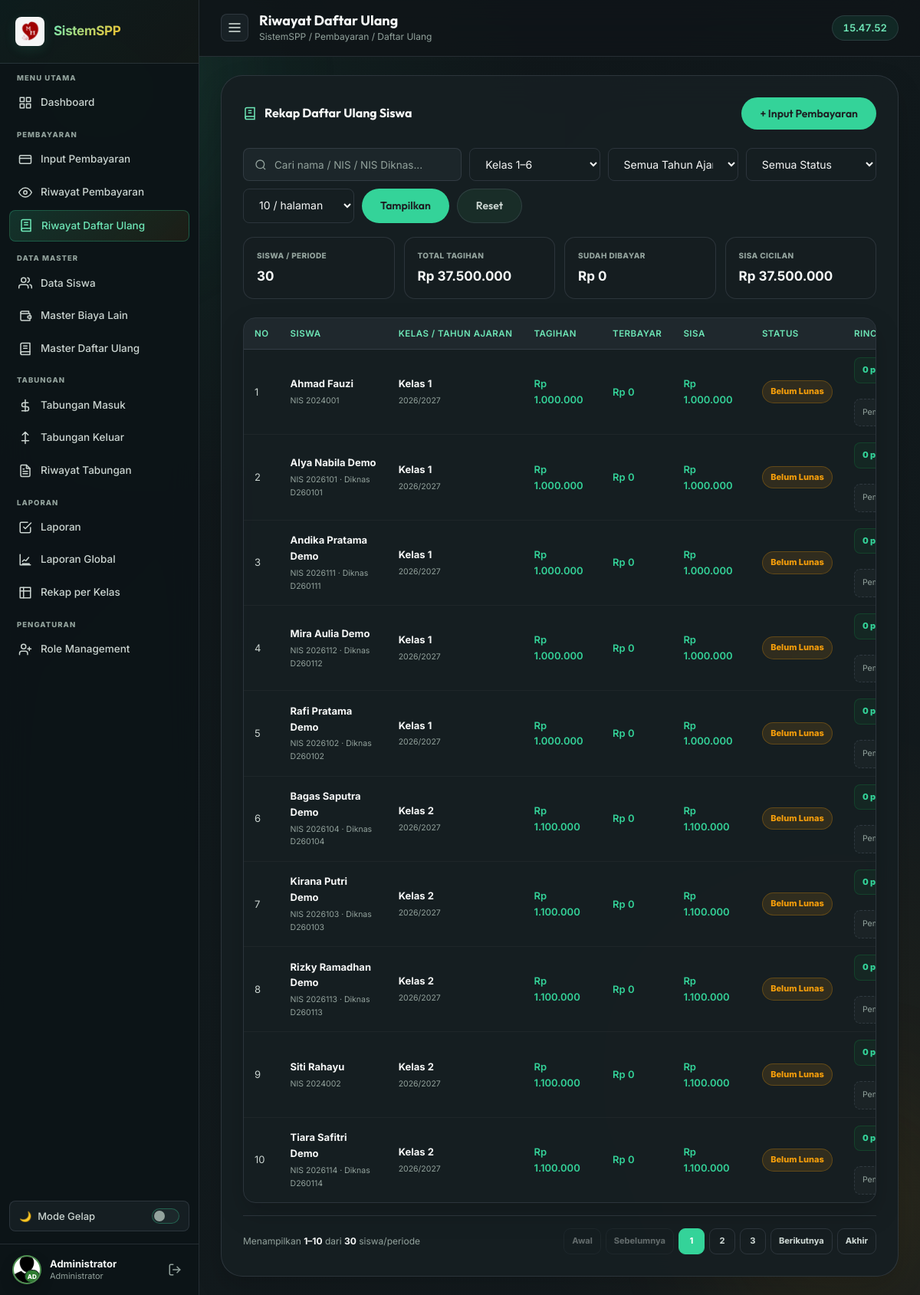
Page /pembayaran/riwayat_daftar_ulang.php (signed in) on the committed database.
### tables this page shows
CREATE TABLE `tagihan_daftar_ulang` (
  `id` BIGINT AUTO_INCREMENT PRIMARY KEY, `tahun_ajaran_id` INT NOT NULL,
  `penempatan_id` BIGINT NOT NULL, `master_daftar_ulang_id` INT DEFAULT NULL,
  `no_induk` VARCHAR(10) NOT NULL, `kelas_snapshot` CHAR(1) NOT NULL,
  `tahun_ajaran_snapshot` CHAR(9) NOT NULL, `nominal_awal` DECIMAL(18,2) NOT NULL,
  `nominal_tagihan` DECIMAL(18,2) NOT NULL, `status` ENUM('open','cancelled') NOT NULL DEFAULT 'open',
  `cancel_reason` VARCHAR(255) DEFAULT NULL, `created_at` TIMESTAMP NOT NULL DEFAULT CURRENT_TIMESTAMP,
  `updated_at` TIMESTAMP NOT NULL DEFAULT CURRENT_TIMESTAMP ON UPDATE CURRENT_TIMESTAMP,
  UNIQUE KEY `uk_tagihan_du_siswa_tahun` (`tahun_ajaran_id`,`no_induk`),
  KEY `idx_tagihan_du_status` (`tahun_ajaran_id`,`kelas_snapshot`,`status`),
  KEY `idx_tagihan_du_penempatan` (`penempatan_id`),
  KEY `idx_tagihan_du_master` (`master_daftar_ulang_id`),
  CONSTRAINT `fk_tagihan_du_tahun` FOREIGN KEY (`tahun_ajaran_id`) REFERENCES `tahun_ajaran`(`id`) ON DELETE RESTRICT ON UPDATE CASCADE,
  CONSTRAINT `fk_tagihan_du_penempatan` FOREIGN KEY (`penempatan_id`) REFERENCES `siswa_tahun_ajaran`(`id`) ON DELETE RESTRICT ON UPDATE CASCADE,
  CONSTRAINT `fk_tagihan_du_master` FOREIGN KEY (`master_daftar_ulang_id`) REFERENCES `Daftar_ulang`(`id`) ON DELETE SET NULL ON UPDATE CASCADE,
  CONSTRAINT `fk_tagihan_du_siswa` FOREIGN KEY (`no_induk`) REFERENCES `siswa`(`NO_INDUK`) ON DELETE RESTRICT ON UPDATE CASCADE,
  CONSTRAINT `chk_tagihan_du_nominal` CHECK (`nominal_awal` >= 0 AND `nominal_tagihan` >= 0),
  CONSTRAINT `chk_tagihan_du_kelas` CHECK (`kelas_snapshot` IN ('1','2','3','4','5','6'))
);

CREATE TABLE `tahun_ajaran` (
  `id` INT AUTO_INCREMENT PRIMARY KEY, `label` CHAR(9) NOT NULL,
  `tanggal_mulai` DATE NOT NULL, `tanggal_selesai` DATE NOT NULL,
  `status` ENUM('draft','published','closed') NOT NULL DEFAULT 'draft',
  `published_at` DATETIME DEFAULT NULL, `closed_at` DATETIME DEFAULT NULL,
  `created_at` TIMESTAMP NOT NULL DEFAULT CURRENT_TIMESTAMP,
  `updated_at` TIMESTAMP NOT NULL DEFAULT CURRENT_TIMESTAMP ON UPDATE CURRENT_TIMESTAMP,
  UNIQUE KEY `uk_tahun_ajaran_label` (`label`),
  CONSTRAINT `chk_tahun_ajaran_dates` CHECK (`tanggal_selesai` > `tanggal_mulai`)
);

### pembayaran/riwayat_daftar_ulang.php (the view, shortened to what this page needs)
<?php
require_once '../koneksi.php';
function du_e($value): string {
    return htmlspecialchars((string)$value, ENT_QUOTES, 'UTF-8');
}
function du_money($value): string {
    return 'Rp ' . number_format((float)$value, 0, ',', '.');
}
function du_history_page_url(array $query, int $page): string {
    $query['page'] = max(1, $page);
    return 'riwayat_daftar_ulang.php?' . http_build_query($query);
}
$search = trim((string)($_GET['q'] ?? ''));
$filterClass = trim((string)($_GET['kelas'] ?? ''));
$filterYear = trim((string)($_GET['tahun_ajaran'] ?? ''));
$filterStatus = trim((string)($_GET['status'] ?? ''));
$allowedPageSizes = [10, 25, 50, 100];
$requestedPage = (int)($_GET['page'] ?? 1);
$requestedPageSize = (int)($_GET['per_page'] ?? 10);
$perPage = in_array($requestedPageSize, $allowedPageSizes, true) ? $requestedPageSize : 10;
$page = max(1, $requestedPage);
$where = ["tdu.status = 'open'"];
$params = [];
$types = '';
$aggregateSql = "
    SELECT tdu.id AS tagihan_id, tdu.no_induk, tdu.kelas_snapshot AS kelas,
           ta.label AS th_ajaran, s.NAMA AS nama, s.NO_induk_diknas, s.KELAS AS kelas_siswa,
           tdu.nominal_tagihan AS master_total,
           COALESCE(SUM(bd.jumlah), 0) AS paid,
           GREATEST(0, tdu.nominal_tagihan - COALESCE(SUM(bd.jumlah), 0)) AS remaining,
           CASE WHEN tdu.nominal_tagihan - COALESCE(SUM(bd.jumlah), 0) <= 0.001
                THEN 'lunas' ELSE 'cicilan' END AS payment_status
    FROM tagihan_daftar_ulang tdu
    JOIN tahun_ajaran ta ON ta.id = tdu.tahun_ajaran_id
    JOIN siswa s ON s.NO_INDUK = tdu.no_induk
    LEFT JOIN bayar_du bd ON bd.tagihan_daftar_ulang_id = tdu.id
    WHERE " . implode(' AND ', $where) . "
    GROUP BY tdu.id, tdu.no_induk, tdu.kelas_snapshot, ta.label, s.NAMA, s.NO_induk_diknas,
             s.KELAS, tdu.nominal_tagihan
";
$havingSql = '';
$summarySql = "SELECT COUNT(*) AS students,
        COALESCE(SUM(master_total), 0) AS bill,
        COALESCE(SUM(paid), 0) AS paid,
        COALESCE(SUM(remaining), 0) AS remaining
    FROM (" . $aggregateSql . $havingSql . ") filtered_bills";
$stmt = $koneksi->prepare($summarySql);
$stmt->execute();
$summary = $stmt->get_result()->fetch_assoc() ?: ['students'=>0, 'bill'=>0, 'paid'=>0, 'remaining'=>0];
$summary['students'] = (int)$summary['students'];
$summary['bill'] = (float)$summary['bill'];
$summary['paid'] = (float)$summary['paid'];
$summary['remaining'] = (float)$summary['remaining'];
$totalPages = max(1, (int)ceil($summary['students'] / $perPage));
$page = min($page, $totalPages);
$offset = ($page - 1) * $perPage;
$pageSql = $aggregateSql . $havingSql . "
    ORDER BY ta.label DESC, CAST(tdu.kelas_snapshot AS UNSIGNED), s.NAMA, tdu.id
    LIMIT ? OFFSET ?";
$pageParams = $params;
$pageParams[] = $perPage;
$pageParams[] = $offset;
$stmt = $koneksi->prepare($pageSql);
$pageTypes = $types . 'ii';
$stmt->bind_param($pageTypes, ...$pageParams);
$stmt->execute();
$pageRows = $stmt->get_result()->fetch_all(MYSQLI_ASSOC);
$visibleGroups = [];
foreach ($pageRows as $row) {
    $group = [
        'tagihan_id' => (int)$row['tagihan_id'],
        'no_induk' => $row['no_induk'], 'no_induk_diknas' => $row['NO_induk_diknas'], 'nama' => $row['nama'],
        'kelas' => $row['kelas'], 'kelas_siswa' => $row['kelas_siswa'],
        'th_ajaran' => $row['th_ajaran'], 'total' => (float)$row['master_total'],
        'paid' => (float)$row['paid'], 'remaining' => (float)$row['remaining'],
        'status' => $row['payment_status'], 'transactions' => [],
    ];
    $visibleGroups[] = $group;
}
$firstShown = $summary['students'] > 0 ? $offset + 1 : 0;
$lastShown = $summary['students'] > 0 ? min($offset + count($visibleGroups), $summary['students']) : 0;
$pageWindowStart = max(1, $page - 2);
$pageWindowEnd = min($totalPages, $pageWindowStart + 4);
$pageWindowStart = max(1, $pageWindowEnd - 4);
$paginationQuery = array_filter([
    'q'=>$search, 'kelas'=>$filterClass, 'tahun_ajaran'=>$filterYear,
    'status'=>$filterStatus, 'per_page'=>$perPage,
], static fn($value) => $value !== '');
?>
<!DOCTYPE html>
<html lang="id">
<head>
  <link rel="stylesheet" href="../assets/css/style.css?v=5.7" />
</head>
<body>
  <div class="bg-orbs"><div class="orb orb-1"></div><div class="orb orb-2"></div><div class="orb orb-3"></div></div>
  <div class="layout">
    <?php include '../includes/sidebar.php'; ?>
    <main class="main-content">
      <div class="topbar">
        <button class="sidebar-toggle" onclick="toggleSidebar()" id="btn-sidebar-toggle" aria-label="Buka navigasi"><svg width="20" height="20" viewBox="0 0 24 24" fill="none" stroke="currentColor" stroke-width="2"><line x1="3" y1="12" x2="21" y2="12"/><line x1="3" y1="6" x2="21" y2="6"/><line x1="3" y1="18" x2="21" y2="18"/></svg></button>
        <div class="topbar-title"><h2>Riwayat Daftar Ulang</h2><span class="breadcrumb">SistemSPP / Pembayaran / Daftar Ulang</span></div>
        <div class="clock-badge" id="liveClock">--:--:--</div>
      </div>
      <div class="main-card du-history-card">
        <div class="card-title-row">
          <div class="card-title"><svg width="18" height="18" viewBox="0 0 24 24" fill="none" stroke="currentColor" stroke-width="2"><path d="M4 19.5A2.5 2.5 0 0 1 6.5 17H20"/><path d="M4 4.5A2.5 2.5 0 0 1 6.5 2H20v20H6.5A2.5 2.5 0 0 1 4 19.5z"/><path d="M9 7h6M9 11h6"/></svg>Rekap Daftar Ulang Siswa</div>
          <a href="form.php" class="btn btn-primary">+ Input Pembayaran</a>
        </div>
        <form method="GET" class="filter-bar du-history-filter">
          <div class="search-box"><svg width="16" height="16" viewBox="0 0 24 24" fill="none" stroke="currentColor" stroke-width="2"><circle cx="11" cy="11" r="8"/><line x1="21" y1="21" x2="16.65" y2="16.65"/></svg><input type="text" name="q" value="<?= du_e($search) ?>" placeholder="Cari nama / NIS / NIS Diknas..." /></div>
          <select class="field-input field-select filter-sel" name="kelas"><option value="">Kelas 1–6</option></select>
          <select class="field-input field-select filter-sel" name="tahun_ajaran"><option value="">Semua Tahun Ajaran</option></select>
          <select class="field-input field-select filter-sel" name="status"><option value="">Semua Status</option></select>
          <select class="field-input field-select filter-sel du-page-size" name="per_page" aria-label="Jumlah data per halaman"><?php foreach ($allowedPageSizes as $pageSize): ?><option value="<?= $pageSize ?>" <?= $perPage === $pageSize ? 'selected' : '' ?>><?= $pageSize ?> / halaman</option><?php endforeach; ?></select>
          <button class="btn btn-primary" type="submit">Tampilkan</button><a class="btn btn-ghost" href="riwayat_daftar_ulang.php">Reset</a>
        </form>
        <div class="history-summary-grid du-history-summary">
          <div><span>Siswa / Periode</span><strong><?= number_format($summary['students']) ?></strong></div>
          <div><span>Total Tagihan</span><strong><?= du_money($summary['bill']) ?></strong></div>
          <div><span>Sudah Dibayar</span><strong><?= du_money($summary['paid']) ?></strong></div>
          <div><span>Sisa Cicilan</span><strong><?= du_money($summary['remaining']) ?></strong></div>
        </div>
        <div class="table-container">
          <table class="payment-table responsive-table du-history-table">
            <thead><tr><th>No</th><th>Siswa</th><th>Kelas / Tahun Ajaran</th><th>Tagihan</th><th>Terbayar</th><th>Sisa</th><th>Status</th><th>Rincian Pembayaran</th></tr></thead>
            <tbody>
            <?php if (!$visibleGroups): ?><tr><td colspan="8" class="text-center recap-empty">Belum ada tagihan Daftar Ulang yang diterbitkan untuk filter ini.</td></tr>
            <?php else: foreach ($visibleGroups as $index => $group): ?>
              <tr>
                <td data-label="No"><?= $offset + $index + 1 ?></td>
                <td data-label="Siswa"><strong><?= du_e($group['nama']) ?></strong><small class="du-history-nis">NIS <?= du_e($group['no_induk']) ?><?= !empty($group['no_induk_diknas']) ? ' · Diknas ' . du_e($group['no_induk_diknas']) : '' ?></small></td>
                <td data-label="Kelas / Tahun"><strong>Kelas <?= du_e($group['kelas']) ?></strong><small class="du-history-nis"><?= du_e($group['th_ajaran']) ?></small></td>
                <td data-label="Tagihan" class="nominal"><?= du_money($group['total']) ?></td>
                <td data-label="Terbayar" class="nominal"><?= du_money($group['paid']) ?></td>
                <td data-label="Sisa" class="nominal"><?= du_money($group['remaining']) ?></td>
                <td data-label="Status"><span class="recap-status <?= $group['status'] === 'lunas' ? 'is-paid' : 'is-partial' ?>"><?= $group['status'] === 'lunas' ? 'Lunas' : 'Belum Lunas' ?></span></td>
                <td data-label="Rincian">
                  <div class="du-payment-details">
                    <div class="du-payment-summary">
                      <strong><?= count($group['transactions']) ?> pembayaran</strong>
                    </div>
                    <?php if (!$group['transactions']): ?><div class="du-payment-empty">Pembayaran daftar ulang belum tercatat.</div><?php endif; ?>
                  </div>
                </td>
              </tr>
            <?php endforeach; endif; ?>
            </tbody>
          </table>
        </div>
        <?php if ($summary['students'] > 0): ?>
        <div class="du-pagination-footer">
          <p class="du-pagination-info">Menampilkan <strong><?= number_format($firstShown) ?>–<?= number_format($lastShown) ?></strong> dari <strong><?= number_format($summary['students']) ?></strong> siswa/periode</p>
          <?php if ($totalPages > 1): ?>
          <nav class="du-pagination" aria-label="Navigasi halaman Riwayat Daftar Ulang">
            <?php if ($page > 1): ?>
              <a class="du-page-link du-page-desktop-only" href="<?= du_e(du_history_page_url($paginationQuery, 1)) ?>">Awal</a>
              <a class="du-page-link du-page-prev" href="<?= du_e(du_history_page_url($paginationQuery, $page - 1)) ?>" rel="prev">Sebelumnya</a>
            <?php else: ?>
              <span class="du-page-link du-page-desktop-only is-disabled" aria-disabled="true">Awal</span>
              <span class="du-page-link du-page-prev is-disabled" aria-disabled="true">Sebelumnya</span>
            <?php endif; ?>
            <span class="du-page-numbers">
              <?php for ($pageNumber = $pageWindowStart; $pageNumber <= $pageWindowEnd; $pageNumber++): ?>
                <?php if ($pageNumber === $page): ?><span class="du-page-link is-active" aria-current="page"><?= $pageNumber ?></span>
                <?php else: ?><a class="du-page-link" href="<?= du_e(du_history_page_url($paginationQuery, $pageNumber)) ?>"><?= $pageNumber ?></a><?php endif; ?>
              <?php endfor; ?>
            </span>
            <?php if ($page < $totalPages): ?>
              <a class="du-page-link du-page-next" href="<?= du_e(du_history_page_url($paginationQuery, $page + 1)) ?>" rel="next">Berikutnya</a>
              <a class="du-page-link du-page-desktop-only" href="<?= du_e(du_history_page_url($paginationQuery, $totalPages)) ?>">Akhir</a>
            <?php else: ?>
              <span class="du-page-link du-page-next is-disabled" aria-disabled="true">Berikutnya</span>
              <span class="du-page-link du-page-desktop-only is-disabled" aria-disabled="true">Akhir</span>
            <?php endif; ?>
          </nav>
          <?php endif; ?>
        </div>
        <?php endif; ?>
      </div>
    </main>
  </div>
</body>
</html>

### rows in the picture
tagihan_daftar_ulang: index "1", nama "Ahmad Fauzi", no_induk "2024001", kelas_snapshot "1", tahun_ajaran.label "2026/2027", total "Rp 1.000.000", paid "Rp 0", remaining "Rp 1.000.000", count($group['transactions']) "0"
tagihan_daftar_ulang: index "2", nama "Alya Nabila Demo", no_induk "2026101", no_induk_diknas "D260101", kelas_snapshot "1", tahun_ajaran.label "2026/2027", total "Rp 1.000.000", paid "Rp 0", remaining "Rp 1.000.000", count($group['transactions']) "0"
tagihan_daftar_ulang: index "3", nama "Andika Pratama Demo", no_induk "2026111", no_induk_diknas "D260111", kelas_snapshot "1", tahun_ajaran.label "2026/2027", total "Rp 1.000.000", paid "Rp 0", remaining "Rp 1.000.000", count($group['transactions']) "0"
tagihan_daftar_ulang: index "4", nama "Mira Aulia Demo", no_induk "2026112", no_induk_diknas "D260112", kelas_snapshot "1", tahun_ajaran.label "2026/2027", total "Rp 1.000.000", paid "Rp 0", remaining "Rp 1.000.000", count($group['transactions']) "0"
tagihan_daftar_ulang: index "5", nama "Rafi Pratama Demo", no_induk "2026102", no_induk_diknas "D260102", kelas_snapshot "1", tahun_ajaran.label "2026/2027", total "Rp 1.000.000", paid "Rp 0", remaining "Rp 1.000.000", count($group['transactions']) "0"
tagihan_daftar_ulang: index "6", nama "Bagas Saputra Demo", no_induk "2026104", no_induk_diknas "D260104", kelas_snapshot "2", tahun_ajaran.label "2026/2027", total "Rp 1.100.000", paid "Rp 0", remaining "Rp 1.100.000", count($group['transactions']) "0"
tagihan_daftar_ulang: index "7", nama "Kirana Putri Demo", no_induk "2026103", no_induk_diknas "D260103", kelas_snapshot "2", tahun_ajaran.label "2026/2027", total "Rp 1.100.000", paid "Rp 0", remaining "Rp 1.100.000", count($group['transactions']) "0"
tagihan_daftar_ulang: index "8", nama "Rizky Ramadhan Demo", no_induk "2026113", no_induk_diknas "D260113", kelas_snapshot "2", tahun_ajaran.label "2026/2027", total "Rp 1.100.000", paid "Rp 0", remaining "Rp 1.100.000", count($group['transactions']) "0"
tagihan_daftar_ulang: index "9", nama "Siti Rahayu", no_induk "2024002", kelas_snapshot "2", tahun_ajaran.label "2026/2027", total "Rp 1.100.000", paid "Rp 0", remaining "Rp 1.100.000", count($group['transactions']) "0"
tagihan_daftar_ulang: index "10", nama "Tiara Safitri Demo", no_induk "2026114", no_induk_diknas "D260114", kelas_snapshot "2", tahun_ajaran.label "2026/2027", total "Rp 1.100.000", paid "Rp 0", remaining "Rp 1.100.000", count($group['transactions']) "0"

### other values in the picture
$section "MENU UTAMA"
$label "Dashboard"
$section "PEMBAYARAN"
$label "Input Pembayaran"
$label "Riwayat Pembayaran"
$label "Riwayat Daftar Ulang"
$section "DATA MASTER"
$label "Data Siswa"
$label "Master Biaya Lain"
$label "Master Daftar Ulang"
$section "TABUNGAN"
$label "Tabungan Masuk"
$label "Tabungan Keluar"
$label "Riwayat Tabungan"
$section "LAPORAN"
